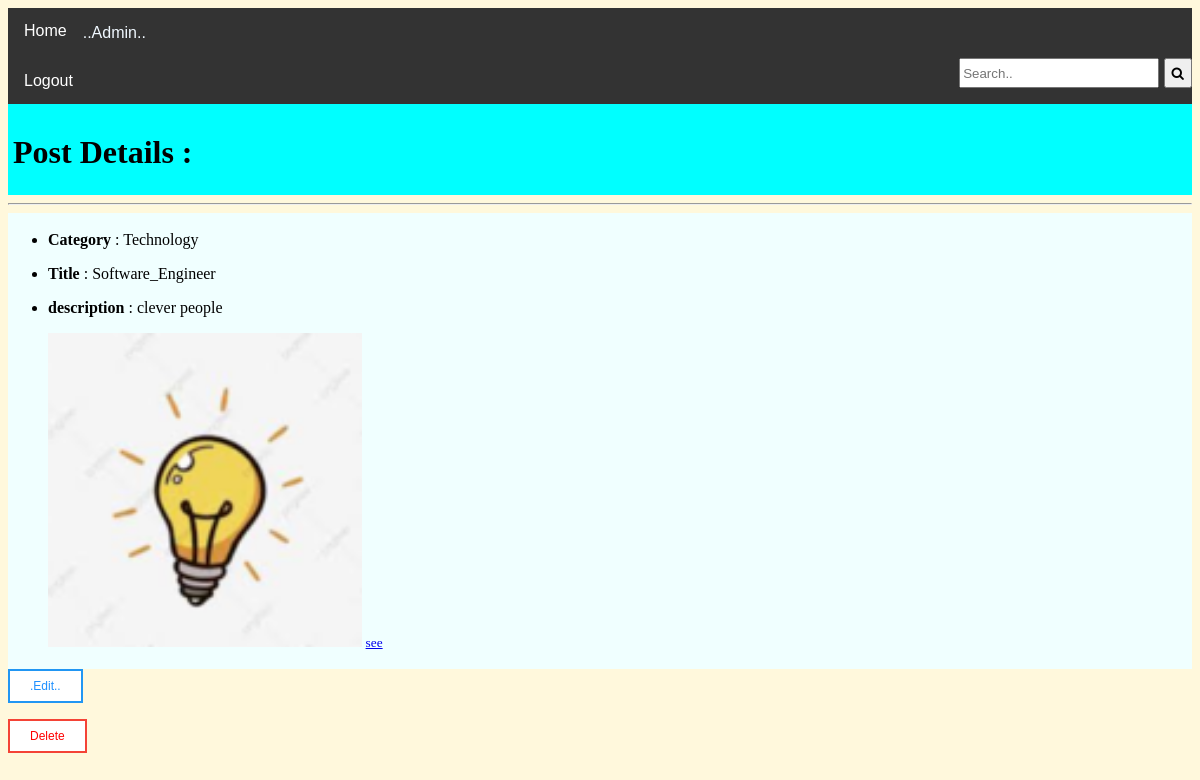
The page /employer/post-show/2 (signed in) on the database as committed earlier.
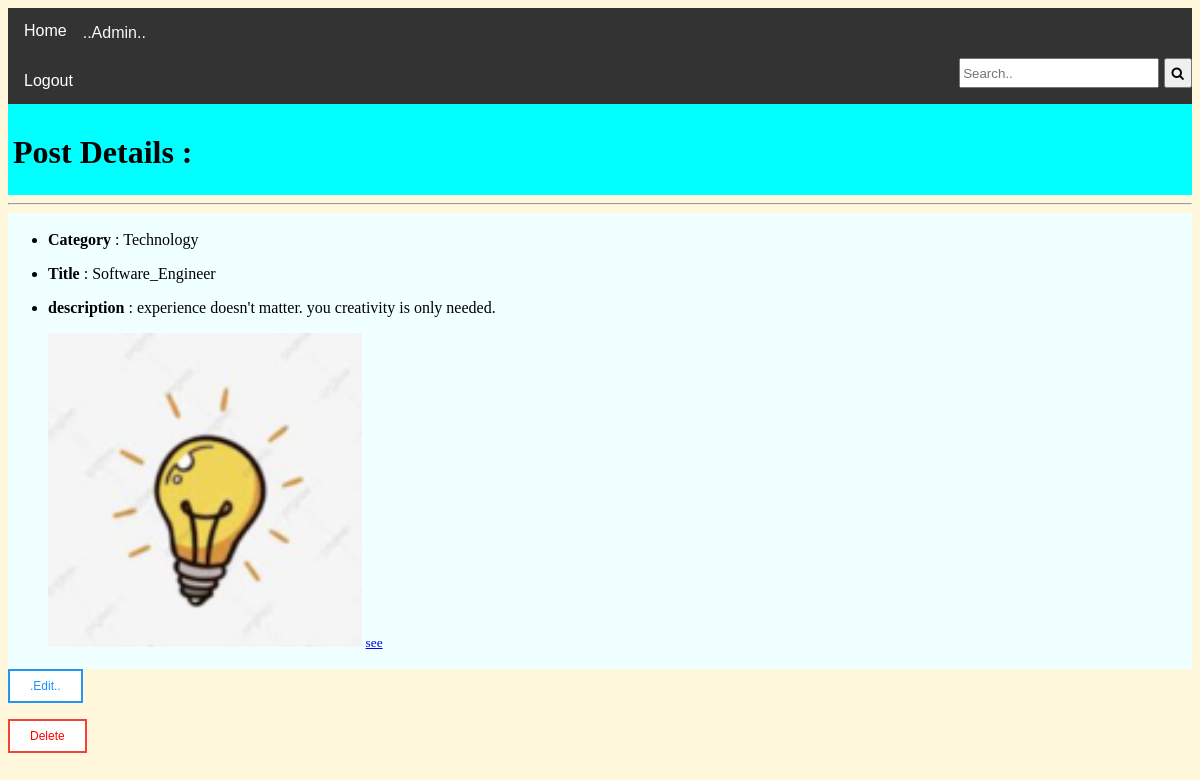
The same page on the database as committed later.
### Post/models.py (models this page shows, shortened)
class Post(models.Model):
    category = models.CharField(max_length = 50 , choices = category_choices)
    title    = models.CharField(max_length = 50 , choices = title_choice )
    image    = models.ImageField(upload_to = "Company/Post/" )
    descript = models.TextField(blank = True)
    owner    = models.ForeignKey( Company , on_delete = models.CASCADE )

### Post/views.py (the view)
# urls.py: path(  'post-show/<int:prmKey>' , PostView.ShowPost , name = 'ShowPostCompany' ),
@login_required(redirect_field_name = 'dashboard:dashboard-home')
def ShowPost(request,prmKey):
    context = { 'Info' : Post.objects.get(pk=prmKey) }
    return render( request , 'Post/see_post.html' , context)

### Post/templates/Post/see_post.html
{% extends "DashBoard/base.html" %}
{% block content %}
{% load static %}
    <head>
        <link rel="stylesheet" href="{% static  'postDesign/seeAll.css' %}">
    </head>
    <body class="contain2">
        <div class="Head2">
            <h1> Post Details : </h1>
        </div><hr>
        <div class="dtaile">
            <ul>
                <li><p><b> Category</b>   : {{Info.category}}</p></li>
                <li><p><b> Title  </b>    : {{Info.title }}</p></li>
                <li><p><b>description</b> : {{Info.descript}}</p></li>
                <img src="{{ Info.image.url }}" alt="post-image" height="40%">
                <small> <a href="{{Info.image.url}}">see</a> </small>
            </ul>
        </div>
        <div>
            <form action="{% url 'company:PostEditCompany' Info.pk %}" method="GET">
                <button type="submit" class="btn info" > .Edit.. </button>
            </form>
            <form action="{% url 'company:PostDeleteConfirm' Info.pk %}">
                <button type="submit" class="btn danger"> Delete </button>
            </form>
        </div>
    </body>
{% endblock content %}

Rows that differ between the two databases and show on the page:
changed Post "Technology": descript "clever people" → "experience doesn't matter. you creativity is only needed."
